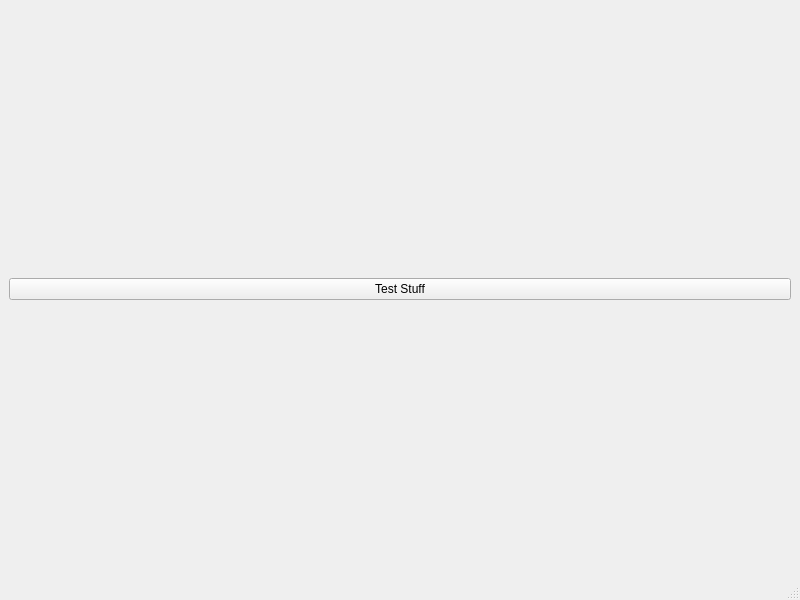
<?xml version="1.0" encoding="UTF-8"?>
<ui version="4.0">
 <class>DevWindow</class>
 <widget class="QMainWindow" name="DevWindow">
  <property name="geometry">
   <rect>
    <x>0</x>
    <y>0</y>
    <width>800</width>
    <height>600</height>
   </rect>
  </property>
  <property name="windowTitle">
   <string>DevWindow</string>
  </property>
  <widget class="QWidget" name="centralwidget">
   <layout class="QGridLayout" name="gridLayout">
    <item row="0" column="0">
     <widget class="QPushButton" name="pbTest">
      <property name="text">
       <string>Test Stuff</string>
      </property>
     </widget>
    </item>
   </layout>
  </widget>
  <widget class="QMenuBar" name="menubar">
   <property name="geometry">
    <rect>
     <x>0</x>
     <y>0</y>
     <width>800</width>
     <height>30</height>
    </rect>
   </property>
  </widget>
  <widget class="QStatusBar" name="statusbar"/>
 </widget>
 <resources/>
 <connections/>
</ui>
